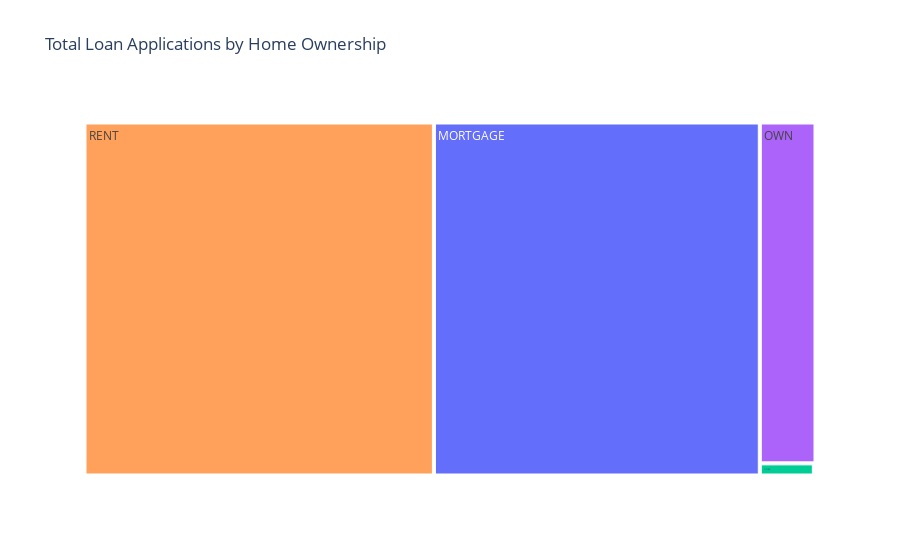

The cell this chart's notebook holds for it:
### Markdown cell above
### Home Ownership by Total Loan Application

### Code cell
home_applications_count = df.groupby('home_ownership')['id'].count().reset_index()

fig = px.treemap(
    home_applications_count,
    path=['home_ownership'],
    values='id',
    color='id',
    color_continuous_scale='Greens',
    title='Total Loan Applications by Home Ownership'
)

fig.show()

### Figure 1 — Plotly figure (JSON) as saved in the notebook; plotly's stock layout.template omitted (floating-point values rounded to 4 significant figures)
{"data": [{"branchvalues": "total", "customdata": [["MORTGAGE"], ["NONE"], ["OTHER"], ["OWN"], ["RENT"]], "domain": {"x": [0, 1], "y": [0, 1]}, "hovertemplate": "labels=%{label}<br>id_sum=%{value}<br>parent=%{parent}<br>id=%{customdata[0]}<extra></extra>", "ids": ["MORTGAGE", "NONE", "OTHER", "OWN", "RENT"], "labels": ["MORTGAGE", "NONE", "OTHER", "OWN", "RENT"], "marker": {"colors": ["#636efa", "#EF553B", "#00cc96", "#ab63fa", "#FFA15A"]}, "name": "", "parents": ["", "", "", "", ""], "type": "treemap", "values": [17200.0, 3.0, 98.0, 2838.0, 18440.0]}], "layout": {"legend": {"tracegroupgap": 0}, "title": {"text": "Total Loan Applications by Home Ownership"}}}
